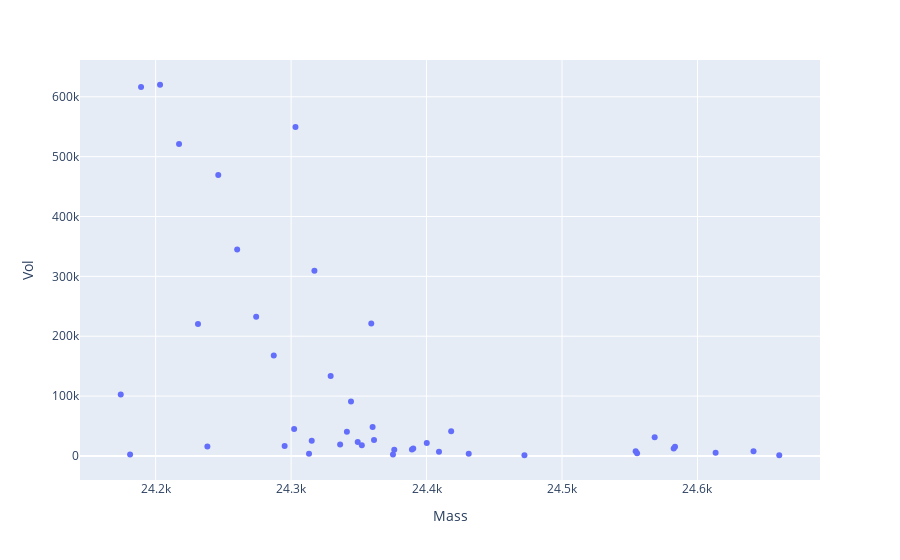

The notebook cell this image was saved under:
### Code cell
df2_25k = df2[(df2.Mass > 24000) & (df2.Mass < 25000)]
plotly_zone(df2_25k, y='Vol')
